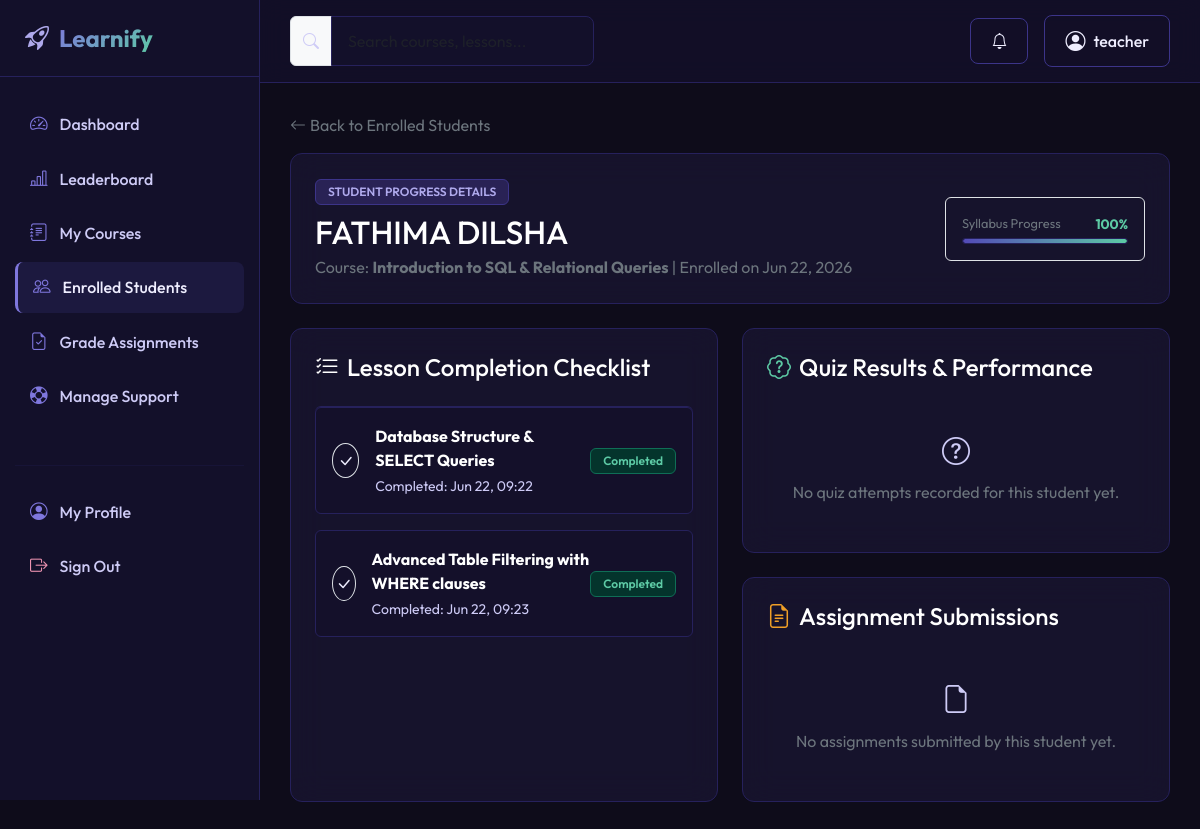
The page /courses/instructor/students/progress/4/ (signed in) on the database its author committed.
### apps/accounts/models.py (models this page shows, shortened)
class User(AbstractUser):
    ROLE_CHOICES = (
        ('student', 'Student'),
        ('instructor', 'Instructor'),
        ('admin', 'Admin'),
    )
    role = models.CharField(max_length=15, choices=ROLE_CHOICES, default='student')
    profile_picture = models.ImageField(upload_to='profile_pictures/', blank=True, null=True)
    bio = models.TextField(blank=True, null=True)

class Student(models.Model):
    user = models.OneToOneField(User, on_delete=models.CASCADE, related_name='student_profile')
    phone = models.CharField(max_length=15, blank=True, null=True)

### apps/courses/models.py (models this page shows, shortened)
class Course(models.Model):
    title = models.CharField(max_length=200)
    slug = models.SlugField(max_length=250, unique=True, blank=True)
    description = models.TextField()
    category = models.ForeignKey(CourseCategory, on_delete=models.SET_NULL, null=True, blank=True, related_name='courses')
    thumbnail = models.ImageField(upload_to='courses/thumbnails/', blank=True, null=True)
    instructor = models.ForeignKey('accounts.Instructor', on_delete=models.CASCADE, related_name='courses')
    created_at = models.DateTimeField(auto_now_add=True)
    updated_at = models.DateTimeField(auto_now=True)
    is_published = models.BooleanField(default=False)

class Enrollment(models.Model):
    student = models.ForeignKey('accounts.Student', on_delete=models.CASCADE, related_name='enrollments')
    course = models.ForeignKey(Course, on_delete=models.CASCADE, related_name='enrollments')
    enrolled_at = models.DateTimeField(auto_now_add=True)
    progress_percentage = models.PositiveIntegerField(default=0)
    is_completed = models.BooleanField(default=False)
    completed_at = models.DateTimeField(blank=True, null=True)
    class Meta:
        unique_together = ('student', 'course')

class LessonProgress(models.Model):
    enrollment = models.ForeignKey(Enrollment, on_delete=models.CASCADE, related_name='lesson_progresses')
    lesson = models.ForeignKey(Lesson, on_delete=models.CASCADE, related_name='lesson_progresses')
    is_completed = models.BooleanField(default=False)
    completed_at = models.DateTimeField(blank=True, null=True)
    class Meta:
        unique_together = ('enrollment', 'lesson')

class Lesson(models.Model):
    course = models.ForeignKey(Course, on_delete=models.CASCADE, related_name='lessons')
    title = models.CharField(max_length=200)
    description = models.TextField()
    video_file = models.FileField(upload_to='lessons/videos/', blank=True, null=True)
    video_url = models.URLField(blank=True, null=True, help_text="Embed link (e.g. Youtube/Vimeo)")
    pdf_notes = models.FileField(upload_to='lessons/notes/', blank=True, null=True)
    order = models.PositiveIntegerField(default=0)
    class Meta:
        ordering = ['order', 'id']

### apps/courses/views.py (the view)
# urls.py: path('instructor/students/progress/<int:enrollment_id>/', views.instructor_student_detail_progress, name='instructor_student_detail_progress'),
@login_required
def instructor_student_detail_progress(request, enrollment_id):
    user = request.user
    if not ((user.role == 'instructor' and user.instructor_profile.is_approved) or user.is_superuser):
        messages.error(request, "Unauthorized access.")
        return redirect('dashboard')
    enrollment = get_object_or_404(Enrollment, pk=enrollment_id)
    if not (user.is_superuser or enrollment.course.instructor == user.instructor_profile):
        messages.error(request, "You are not authorized to view this student's progress.")
        return redirect('dashboard')
    student = enrollment.student
    course = enrollment.course
    lesson_progresses = enrollment.lesson_progresses.all().select_related('lesson').order_by('lesson__order')
    from apps.quizzes.models import Result
    quiz_results = Result.objects.filter(student=student, quiz__course=course).select_related('quiz').order_by('-completed_at')
    from apps.assignments.models import Submission
    submissions = Submission.objects.filter(student=student, assignment__course=course).select_related('assignment').order_by('-submitted_at')
    return render(request, 'courses/instructor_student_detail_progress.html', {
        'enrollment': enrollment,
        'student': student,
        'course': course,
        'lesson_progresses': lesson_progresses,
        'quiz_results': quiz_results,
        'submissions': submissions,
    })

### templates/courses/instructor_student_detail_progress.html (shortened to what this page needs)
{% extends 'base.html' %}
{% block content %}
<div class="container-fluid px-0">
    <div class="mb-3">
        <a href="{% url 'courses:instructor_students_progress' %}" class="text-secondary link-hover">
            <i class="bi bi-arrow-left me-1"></i>Back to Enrolled Students
        </a>
    </div>
    <div class="card glass-card p-4 mb-4">
        <div class="row align-items-center g-3">
            <div class="col-md-8">
                <span class="badge badge-custom badge-purple text-uppercase mb-2">Student Progress Details</span>
                <h2 class="text-white mb-1">{{ student.user.get_full_name|default:student.user.username }}</h2>
                <p class="text-secondary mb-0">Course: <strong>{{ course.title }}</strong> | Enrolled on {{ enrollment.enrolled_at|date:"M d, Y" }}</p>
            </div>
            <div class="col-md-4 text-md-end">
                <div class="p-3 bg-sidebar border border-default rounded d-inline-block text-start" style="min-width: 200px;">
                    <div class="d-flex justify-content-between align-items-center mb-1">
                        <span class="text-secondary" style="font-size: 0.8rem;">Syllabus Progress</span>
                        <span class="fw-bold text-teal" style="font-size: 0.85rem;">{{ enrollment.progress_percentage }}%</span>
                    </div>
                    <div class="progress-container" style="height: 6px;">
                        <div class="progress-bar-premium" style="width: {{ enrollment.progress_percentage }}%;"></div>
                    </div>
                </div>
            </div>
        </div>
    </div>
    <div class="row g-4">
        <div class="col-lg-6">
            <div class="card glass-card p-4 h-100">
                <h4 class="text-white mb-4"><i class="bi bi-list-check text-purple-accent me-2"></i>Lesson Completion Checklist</h4>
                {% if lesson_progresses %}
                    <div class="list-group d-flex flex-column gap-3">
                        {% for lp in lesson_progresses %}
                            <div class="list-group-item bg-sidebar border-default rounded p-3 d-flex align-items-center justify-content-between">
                                <div class="d-flex align-items-center gap-3">
                                    <div class="rounded-circle {% if lp.is_completed %}bg-teal text-teal-light{% else %}bg-page text-secondary{% endif %} border border-default d-flex align-items-center justify-content-center fw-bold" style="width: 35px; height: 35px;">
                                        {% if lp.is_completed %}
                                            <i class="bi bi-check-lg"></i>
                                        {% else %}
                                            {{ forloop.counter }}
                                        {% endif %}
                                    </div>
                                    <div>
                                        <span class="fw-bold text-white">{{ lp.lesson.title }}</span>
                                        {% if lp.is_completed %}
                                            <small class="d-block text-muted mt-1">Completed: {{ lp.completed_at|date:"M d, H:i" }}</small>
                                        {% else %}
                                            <small class="d-block text-muted mt-1">Not yet completed</small>
                                        {% endif %}
                                    </div>
                                </div>
                                <div>
                                    {% if lp.is_completed %}
                                        <span class="badge badge-custom badge-teal">Completed</span>
                                    {% else %}
                                        <span class="badge badge-custom badge-amber">Incomplete</span>
                                    {% endif %}
                                </div>
                            </div>
                        {% endfor %}
                    </div>
                {% else %}
                    <div class="text-center py-5 text-secondary">
                        <i class="bi bi-journal-text fs-1 d-block mb-2 text-muted"></i>
                        <span>No lessons exist in this course.</span>
                    </div>
                {% endif %}
            </div>
        </div>
        <div class="col-lg-6 d-flex flex-column gap-4">
            <div class="card glass-card p-4">
                <h4 class="text-white mb-4"><i class="bi bi-patch-question text-teal me-2"></i>Quiz Results & Performance</h4>
                {% if quiz_results %}
                    <div class="d-flex flex-column gap-3">
                        {% for res in quiz_results %}
                            <div class="p-3 bg-sidebar border border-default rounded d-flex justify-content-between align-items-center">
                                <div>
                                    <h6 class="text-white mb-1">{{ res.quiz.title }}</h6>
                                    <small class="text-muted">Completed: {{ res.completed_at|date:"M d, Y - H:i" }}</small>
                                </div>
                                <div class="text-end">
                                    <span class="fs-5 fw-bold {% if res.passed %}text-teal{% else %}text-pink{% endif %}">
                                        {{ res.score }}/{{ res.total_questions }} ({{ res.percentage }}%)
                                    </span>
                                    <div class="mt-1">
                                        {% if res.passed %}
                                            <span class="badge badge-custom badge-teal">Passed</span>
                                        {% else %}
                                            <span class="badge badge-custom badge-pink">Failed</span>
                                        {% endif %}
                                    </div>
                                </div>
                            </div>
                        {% endfor %}
                    </div>
                {% else %}
                    <div class="text-center py-4 text-secondary bg-sidebar rounded border-default">
                        <i class="bi bi-question-circle fs-3 d-block mb-2 text-muted"></i>
                        <span>No quiz attempts recorded for this student yet.</span>
                    </div>
                {% endif %}
            </div>
            <div class="card glass-card p-4">
                <h4 class="text-white mb-4"><i class="bi bi-file-earmark-text text-amber me-2"></i>Assignment Submissions</h4>
                {% if submissions %}
                    <div class="d-flex flex-column gap-3">
                        {% for sub in submissions %}
                            <div class="p-3 bg-sidebar border border-default rounded">
                                <div class="d-flex justify-content-between align-items-center mb-2">
                                    <h6 class="text-white mb-0">{{ sub.assignment.title }}</h6>
                                    <span class="badge badge-custom {% if sub.status == 'graded' %}badge-teal{% else %}badge-amber{% endif %}">
                                        {{ sub.status|upper }}
                                    </span>
                                </div>
                                <div class="text-secondary mb-3" style="font-size: 0.85rem;">
                                    Submitted: {{ sub.submitted_at|date:"M d, Y - H:i" }}
                                    {% if sub.submitted_file %}
                                        <br>
                                        <a href="{{ sub.submitted_file.url }}" class="text-purple-soft link-hover d-inline-block mt-2" download>
                                            <i class="bi bi-download me-1"></i>Download Submission File
                                        </a>
                                    {% endif %}
                                </div>
                                <div class="border-top border-default pt-2" style="font-size: 0.85rem;">
                                    {% if sub.status == 'graded' %}
                                        <div class="d-flex justify-content-between text-white mb-1">
                                            <span>Score Awarded:</span>
                                            <strong class="text-teal">{{ sub.grade }} / {{ sub.assignment.max_marks }} pts</strong>
                                        </div>
                                        <div class="text-secondary">
                                            <strong>Feedback:</strong> {{ sub.feedback|default:"No feedback given." }}
                                        </div>
                                    {% else %}
                                        <a href="{% url 'assignments:grade_submission' sub.id %}" class="btn btn-premium btn-sm w-100 mt-2">
                                            <i class="bi bi-check-circle me-1"></i>Grade Now
                                        </a>
                                    {% endif %}
                                </div>
                            </div>
                        {% endfor %}
                    </div>
                {% else %}
                    <div class="text-center py-4 text-secondary bg-sidebar rounded border-default">
                        <i class="bi bi-file-earmark fs-3 d-block mb-2 text-muted"></i>
                        <span>No assignments submitted by this student yet.</span>
                    </div>
                {% endif %}
            </div>
        </div>
    </div>
</div>
{% endblock %}

### templates/navbar.html (shortened to what this page needs)
{% load static %}
<header class="top-navbar d-flex align-items-center justify-content-between">
    <div class="d-flex align-items-center gap-3">
        <form class="d-none d-md-flex align-items-center" action="{% url 'courses:course_list' %}" method="get">
            <div class="input-group">
                <span class="input-group-text bg-sidebar border-default text-muted">
                    <i class="bi bi-search"></i>
                </span>
                <input type="text" name="search" class="form-control bg-sidebar border-default text-primary" placeholder="Search courses, lessons..." value="{{ request.GET.search|default:'' }}">
            </div>
        </form>
    </div>
    <div class="d-flex align-items-center gap-3">
        {% if user.is_authenticated %}
            <div class="dropdown">
                <button class="btn btn-outline-premium position-relative" type="button" id="notifDropdown" data-bs-toggle="dropdown" aria-expanded="false">
                    <i class="bi bi-bell"></i>
                </button>
            </div>
            <div class="dropdown">
                <button class="btn btn-outline-premium d-flex align-items-center gap-2" type="button" id="profileDropdown" data-bs-toggle="dropdown" aria-expanded="false">
                    {% if user.profile_picture %}
                        <img src="{{ user.profile_picture.url }}" alt="Profile" class="rounded-circle" style="width: 28px; height: 28px; object-fit: cover;">
                    {% else %}
                        <i class="bi bi-person-circle fs-5"></i>
                    {% endif %}
                    <span class="d-none d-sm-inline">{{ user.username }}</span>
                </button>
            </div>
        {% else %}
            <a href="{% url 'accounts:login' %}" class="btn btn-outline-premium">Sign In</a>
            <a href="{% url 'accounts:register' %}" class="btn btn-premium">Get Started</a>
        {% endif %}
    </div>
</header>

### rows shown on the page
User: username "teacher"
Student: user.get_full_name "FATHIMA DILSHA"
Course: title "Introduction to SQL & Relational Queries"
Enrollment: enrolled_at "Jun 22, 2026", progress_percentage "100"
LessonProgress: is_completed True (drawn), lesson "Database Structure & SELECT Queries", completed_at "Jun 22, 09:22"
LessonProgress: is_completed True (drawn), lesson "Advanced Table Filtering with WHERE clauses", completed_at "Jun 22, 09:23"
